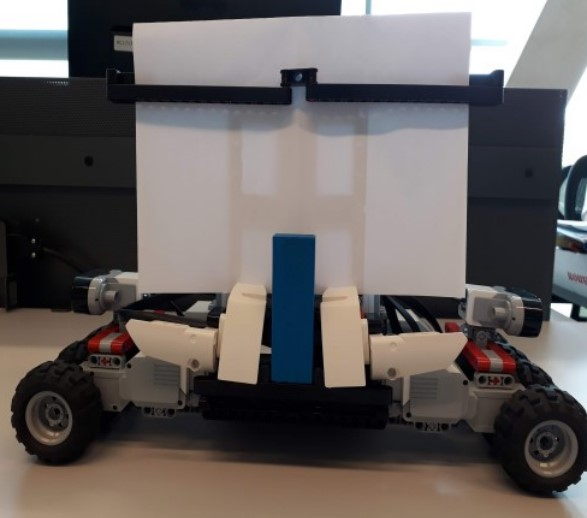
#> input picture parts/vision/test files/blue.jpg, 587 x 518 px
$ python 'detect blue wood.py'
#> lines starting #> are read from the running program, lines starting #| are printed output that depends on the picture; after the words box and inside, x2 and y2 are one past the last pixel; in counts of white or black regions, pixels touching at a corner belong together
import cv2
import numpy as np

# ====================================
# This is the file that was originally used to create the route detector.
# That means it still contains things such as preview windows and console logging.
# That also means is still has an infinite loop at the bottom, since this file was originally a standalone program.
# It can still be used for standalone testing by running it AS A STAND ALONE PROGRAM
# by changing loaded_image to blue.jpg, blue_left.jpg or blue_right.jpg as needed.
# Some useful links:
# https://docs.opencv.org/master/d2/d96/tutorial_py_table_of_contents_imgproc.html
# https://stackoverflow.com/questions/57262974/tracking-yellow-color-object-with-opencv-python
# https://stackoverflow.com/questions/48145249/how-to-get-screen-coordinates-from-color-detection-resultant-area-obtained-from
# ====================================

loaded_image = cv2.imread('blue.jpg')
#> loaded_image is the input picture: shape (518, 587, 3); mean B, G, R 94.7, 96, 101.6

LEFT = "left"
RIGHT = "right"
FORWARD = "forward"

# Minimum amount of pixels that the center x of the blue wood needs to be away from the center of the image
# before telling the robot to turn left / right
MIN_DISTANCE_FROM_CENTER = 30


def get_wood_center_x(image):
    """Returns the center X coordinate of the largest blue object it can find in the given image.
    Returns -1 if no blue object could be found.
    """

    # Convert BGR to HSV
    hsv = cv2.cvtColor(image, cv2.COLOR_BGR2HSV)

    # Blue of the piece of wood
    lower_blue = np.array([95, 100, 50])
    upper_blue = np.array([110, 255, 255])

    # Filter out all blue stuff
    mask = cv2.inRange(hsv, lower_blue, upper_blue)

    # Get each individual blue thing
    contours = cv2.findContours(mask, cv2.RETR_EXTERNAL, cv2.CHAIN_APPROX_SIMPLE)
    contours = contours[0] if len(contours) == 2 else contours[1]  # this line is copied from stackoverflow, it had no explanation, no idea how important it is

    # No blue object found
    if len(contours) == 0:
        return -1

    # At this spot used to be code to check if it's actually a rectangle, but that got removed later.
    # See the bottom of this file for more info.

    # Largest blue thing
    largest_contour = max(contours, key=cv2.contourArea)

    wood_x, wood_y, wood_width, wood_height = cv2.boundingRect(largest_contour)
    wood_center_x = wood_x + (wood_width / 2)
    print("center x of wood = " + str(wood_center_x))

    # Draw green border around wood
    cv2.rectangle(image, (wood_x, wood_y), (wood_x + wood_width, wood_y + wood_height), (0, 255, 0), 2)

    # Check center of wood with red rectangle, casting center_x to int because otherwise errors appear
    cv2.rectangle(image, (int(wood_center_x), wood_y), (int(wood_center_x) + 2, wood_y + 30), (0, 0, 255), 2)

    # Show preview
    cv2.imshow('mask', mask)

    return wood_center_x


def get_image_center_x(image):
    """Returns the center of the given image"""

    image_height, image_width, image_channels = image.shape
    image_center_x = image_width / 2

    # Show the area in-between which the wood needs to be to return "forward"
    cv2.rectangle(image, (int(image_center_x - MIN_DISTANCE_FROM_CENTER), 0),
                  (int(image_center_x + MIN_DISTANCE_FROM_CENTER), image_height), (0, 255, 255))

    return image_center_x


def get_direction(image):
    """Returns 'left', 'right' or 'forward'.
    Returns 'right' if no blue object could be found so it can look for it.
    """

    # EXAMPLE RESULT https://i.imgur.com/e0HlJEq.png
    # Yellow rectangle = blue needs to be in-between to count as "forward"
    # Otherwise it returns left / right if the blue wood is outside of it

    wood_center_x = get_wood_center_x(image)
#> in get_wood_center_x, `hsv = cv2.cvtColor(image, cv2.COLOR_BGR2HSV)`: hsv: shape (518, 587, 3); mean H, S, V 65.8, 55.8, 106.6
#> in get_wood_center_x, `mask = cv2.inRange(hsv, lower_blue, upper_blue)`:
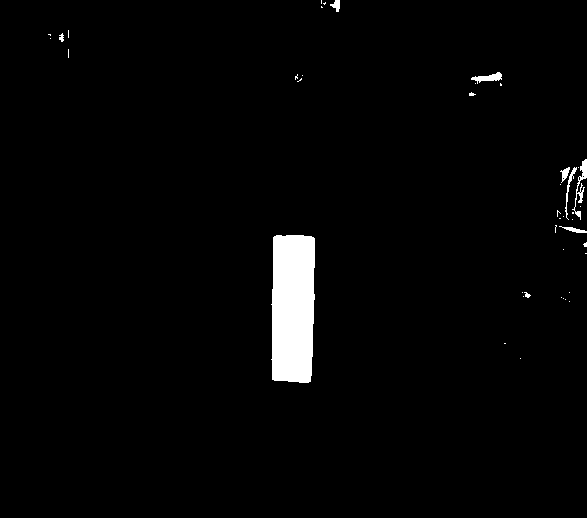
#> mask: shape (518, 587); 2.3% white; 43 white regions (34 under 20 px)
#> in get_wood_center_x, `contours = cv2.findContours(mask, cv2.RETR_EXTERNAL, cv2.CHAIN_APPROX_..`: contours = 43 contours, 36 with area under 20; largest, box (x1, y1, x2, y2) and area: (271, 235, 315, 383) 5858, (572, 159, 587, 220) 154, (471, 72, 502, 84) 138, (565, 167, 577, 220) 60, (560, 167, 570, 183) 55, (559, 226, 587, 233) 54, (330, 0, 340, 12) 52
#> in get_wood_center_x, `largest_contour = max(contours, key=cv2.contourArea)`: largest_contour = contour of 44 points, box (x1, y1, x2, y2) (271, 235, 315, 383), area 5858
#> in get_wood_center_x, `wood_x, wood_y, wood_width, wood_height = cv2.boundingRect(largest_con..`: wood_x = 271; wood_y = 235; wood_width = 44; wood_height = 148
#> in get_wood_center_x, `wood_center_x = wood_x + (wood_width / 2)`: wood_center_x = 293
#| center x of wood = 293.0

    if wood_center_x == -1:
        print("No blue object was found")
        return RIGHT

    image_center_x = get_image_center_x(image)

    should_turn_left = wood_center_x < (image_center_x - MIN_DISTANCE_FROM_CENTER)
    if should_turn_left:
        return LEFT

    should_turn_right = wood_center_x > (image_center_x + MIN_DISTANCE_FROM_CENTER)
    if should_turn_right:
        return RIGHT

    return FORWARD


while True:
    cv2.imshow('image', loaded_image)

    # Copying image so the original doesnt get altered
    copied_image = loaded_image.copy()

    direction = get_direction(copied_image)
#> in get_image_center_x, `cv2.rectangle(image, (int(image_center_x - MIN_DISTANCE_FROM_CENTER), ..`:
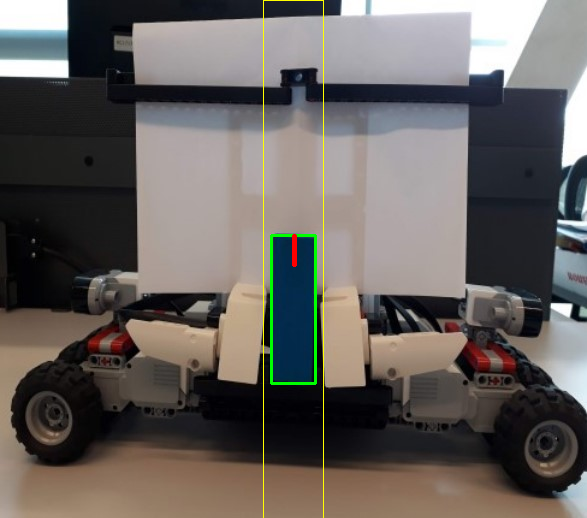
#> image: shape (518, 587, 3); mean B, G, R 94, 97.3, 102.1
#> in get_direction, `image_center_x = get_image_center_x(image)`: image_center_x = 293.5
#> in get_direction, `should_turn_left = wood_center_x < (image_center_x - MIN_DISTANCE_FROM..`: should_turn_left = False
#> direction = 'forward'
    print(direction)
#| forward

    # Show preview
    cv2.imshow("preview", copied_image)

    # Check if Escape is pressed to exit the program
    k = cv2.waitKey(5) & 0xFF
#> (key Esc is pressed here)
    if k == 27:
        break

cv2.destroyAllWindows()

# This code below was written to detect rectangles that have a similar shape to the piece of wood.
# It does so by doing width / height and comparing that ratio to the ratio of the piece of wood.
# However I realized that since the robot rotates around while staying in place, the piece of wood
# will constantly have a different ratio because you're viewing it from different angles.
# So.... useless piece of code. The code was tested and worked though.

# rectangles = []
#
# wood_ratio = 3
# wood_min_ratio = wood_ratio - 0.5
# wood_max_ratio = wood_ratio + 0.5
#
# for c in contours:
#     cx, cy, cw, ch = cv2.boundingRect(c)
#     contour_ratio = ch / cw
#     if wood_min_ratio <= contour_ratio <= wood_max_ratio:
#         rectangles.append(c)
#
# #print("ok")
#
# #To do: len(rectangles) what if there is no rectangle?
# #To do: error handling
# print("rectangles: " + str(len(rectangles)))
# largest_contour = max(rectangles, key=cv2.contourArea)
